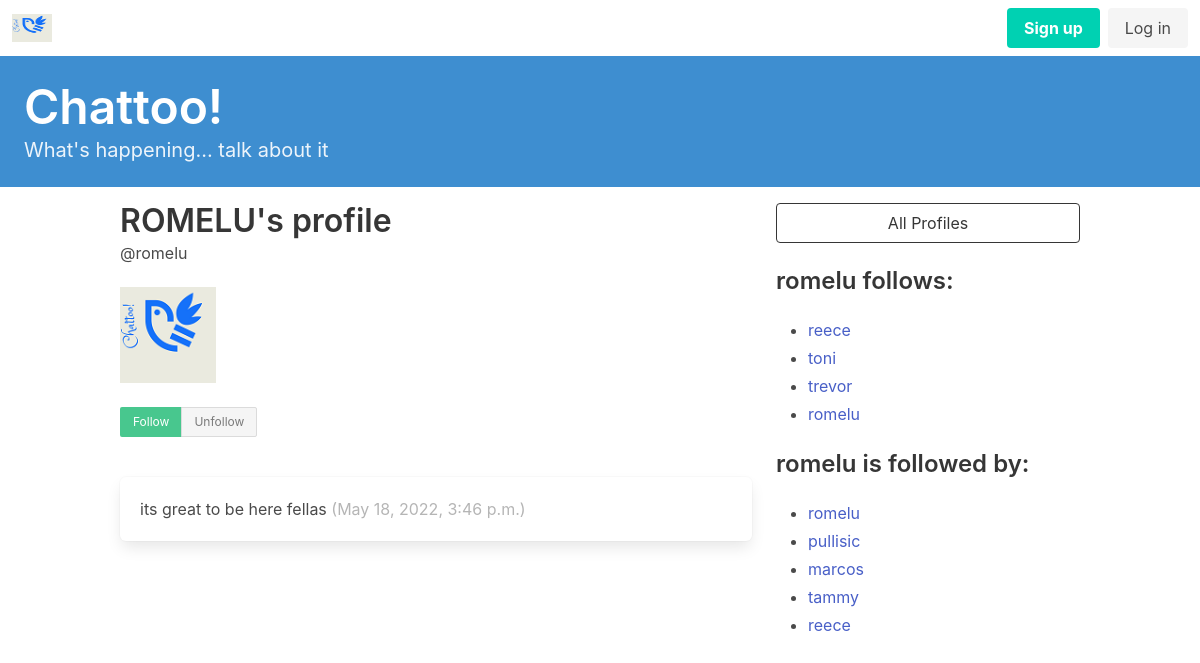
Screenshot of /profile/4 with the database file from the repository.
### chatoo/models.py (models this page shows, shortened)
class Profile(models.Model):
    user = models.OneToOneField(User, on_delete=models.CASCADE)  # Connect a user to one profile
    photo = models.ImageField(upload_to='photos', blank=True)
    follows = models.ManyToManyField("self",
        related_name="followed_by",
        symmetrical=False,
        blank=True
    )
    def __str__(self):
        return self.user.username

class Chat(models.Model):
    user = models.ForeignKey(
        User, related_name="chats", on_delete=models.DO_NOTHING
    )
    body = models.CharField(max_length=140)
    created_at = models.DateTimeField(auto_now_add=True)

### chatoo/views.py (the view, shortened to what this page needs)
# urls.py: path("profile/<int:pk>", profile, name="profile"),
def profile(request, pk):
    profile = Profile.objects.get(pk=pk)
    return render(request, "chatoo/profile.html", {"profile": profile})

### chatoo/templates/chatoo/profile.html (shortened to what this page needs)
{% extends 'base.html' %}
{% load static %}
{% block content %}
<div class="column">
    <div class="block">
        <h3 class="title is-3">
            {{profile.user.username|upper}}'s profile
        </h3>
        <p class="subtitle is-6">
            @{{ profile.user.username|lower }}
        </p>
        <figure class="image is-96x96">
            <img src=" {% if profile.photo %} {{ profile.photo.url }}
            {% else %} {% static 'chatoo/images/chattoo_img.png' %} {% endif %} ">
        </figure>
        <form method="post">
            <div class="buttons has-addons">
            {% if profile in user.profile.follows.all %}
                <button class="button is-success is-static is-small my-5">
                    Follow
                </button>
                <button class="button is-danger is-small my-5"
                        name="follow"
                        value="unfollow">
                    Unfollow
                </button>
            {% else %}
                <button class="button is-success is-small my-5"
                        name="follow"
                        value="follow">
                    Follow
                </button>
                <button class="button is-danger is-static is-small my-5">
                    Unfollow
                </button>
            {% endif %}
            </div>
        </form>
    </div>
    <div class="content">
        {% for chat in profile.user.chats.all %}
            <div class="box">
                {{ chat.body }}
                <span class="is-small has-text-grey-light">
                    ({{ chat.created_at }})
                </span>
            </div>
        {% endfor %}
    </div>
</div>
<div class="column is-one-third">
    <div class="block">
        <a href="{% url 'profile_list' %}">
            <button class="button is-dark is-outlined is-fullwidth">
                All Profiles
            </button>
        </a>
    </div>
    <div class="block">
        <h3 class="title is-4">
            {{profile.user.username}} follows:
        </h3>
        <div class="content">
            <ul>
            {% for following in profile.follows.all %}
                <li>
                    <a href="{% url 'profile' following.id %} ">
                        {{ following }}
                    </a>
                </li>
            {% endfor %}
            </ul>
        </div>
    </div>
    <div class="block">
        <h3 class="title is-4">
            {{profile.user.username}} is followed by:
        </h3>
        <div class="content">
            <ul>
            {% for follower in profile.followed_by.all %}
                <li>
                    <a href="{% url 'profile' follower.id %} ">
                        {{ follower }}
                    </a>
                </li>
            {% endfor %}
            </ul>
        </div>
    </div>
</div>
{% endblock content %}

### rows the page displays
Profile: user.username "ROMELU", user.username "romelu"
Chat: body "its great to be here fellas", created_at "May 18, 2022, 3:46 p.m."
Profile: user.username "reece"
Profile: user.username "toni"
Profile: user.username "trevor"
Profile: user.username "pullisic"
Profile: user.username "marcos"
Profile: user.username "tammy"
